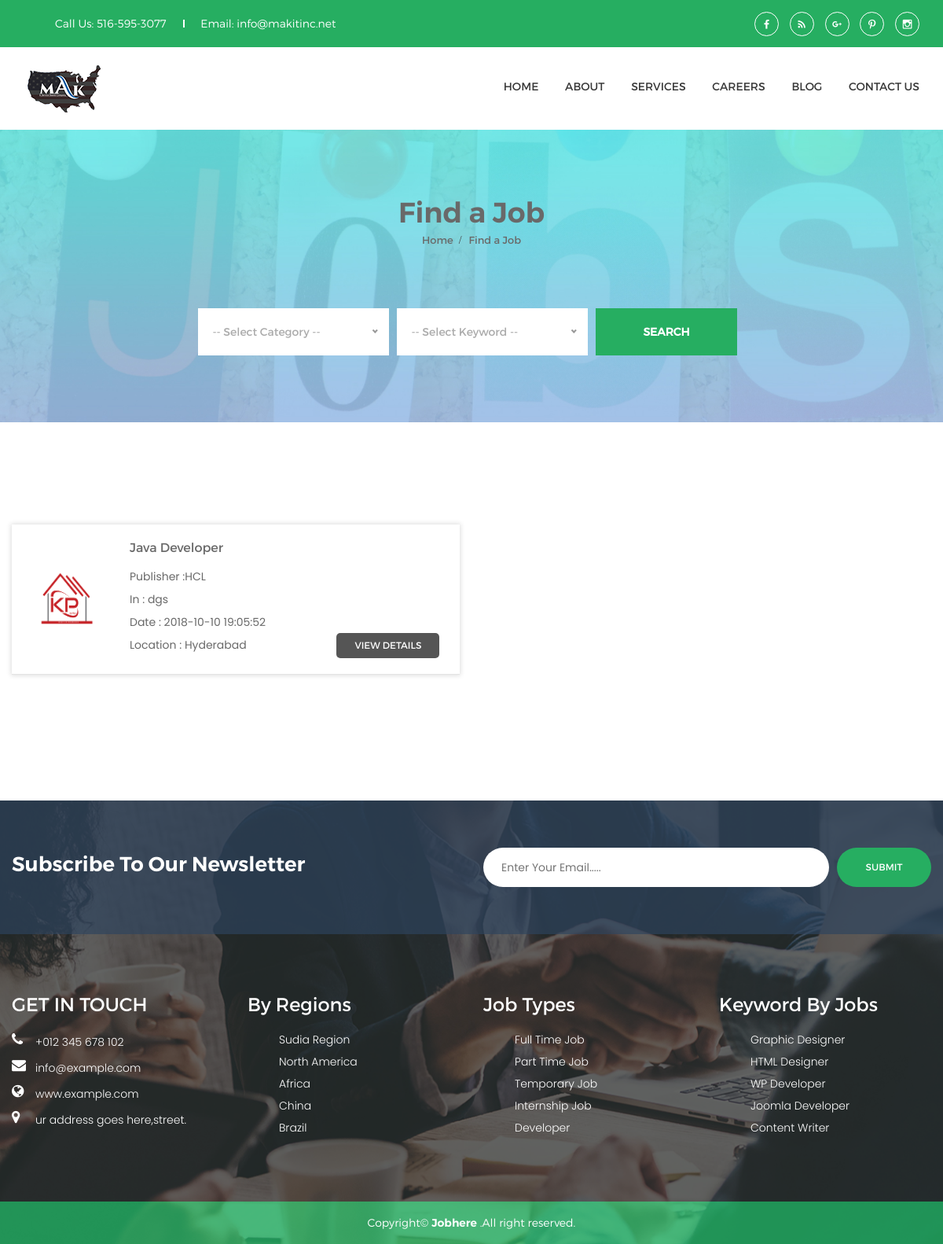
The app's page /job-board.php with its own data.
### tables this page shows
CREATE TABLE `posts` (
  `id` int(11) NOT NULL,
  `location` int(100) NOT NULL,
  `keyword` int(11) NOT NULL,
  `image` varchar(100) NOT NULL,
  `categories` int(10) NOT NULL,
  `company_id` int(20) NOT NULL,
  `posted_at` datetime NOT NULL DEFAULT CURRENT_TIMESTAMP,
  `title` varchar(100) NOT NULL,
  `designation` varchar(100) NOT NULL,
  `last_date` date NOT NULL
);

CREATE TABLE `company` (
  `id` int(11) NOT NULL,
  `company_name` varchar(20) NOT NULL
);

CREATE TABLE `location` (
  `id` int(11) NOT NULL,
  `location` varchar(100) NOT NULL
);

### job-board.php (the view, shortened to what this page needs)
<?php
include_once('admin/db_config.php');
?>
<!doctype html>
<html class="no-js" lang="en">
<head>
        <link rel="stylesheet" href="css/bootstrap.min.css">
        <link rel="stylesheet" href="css/nice-select.css">
        <link rel="stylesheet" href="css/core.css">
        <link rel="stylesheet" href="css/shortcode/shortcodes.css">
        <link rel="stylesheet" href="style.css">
        <link rel="stylesheet" href="css/plugins/color.css">
        <link rel="stylesheet" href="css/responsive.css">
    </head>
    <body>
        <div class="as-mainwrapper">
        <header id="sticky-header" class="header-area">
            <div class="header-top">
                <div class="container">
                    <div class="col-md-12">
                        <div class="header-top-list">
                            <ul class="top-contact-list">
                                <li><a href="#">Call Us: 516-595-3077</a></li>
                                <li><a href="#">Email: info@makitinc.net</a></li>
                            </ul>
                            <div class="social-links">
                                <a href="#"><i class="zmdi zmdi-facebook"></i></a>
                                <a href="#"><i class="zmdi zmdi-rss"></i></a>
                                <a href="#"><i class="zmdi zmdi-google-plus"></i></a>
                                <a href="#"><i class="zmdi zmdi-pinterest"></i></a>
                                <a href="#"><i class="zmdi zmdi-instagram"></i></a>
                            </div>
                        </div>
                    </div>
                </div>
            </div>
            <div class="container">
                <div class="row">
                    <div class="col-lg-3">
                        <div class="logo"><a href="index.php"><img src="images/logo/logo.png" alt="JobHere"></a></div>
                    </div>
                    <div class="col-lg-9 d-none d-lg-block">
                        <div class="pull-right">
                            <nav id="primary-menu">
                                <ul class="main-menu text-right">
                                    <li><a href="index.php">Home</a>
                                    </li>
                                    <li><a href="about.html">About</a>
                                    </li>
                                    <li><a href="#">Services</a>
                                    </li>
                                    <li><a href="#">Careers</a>
                                    </li>
                                    <li><a href="blog.php">Blog</a>
                                    </li>
                                    <li><a href="contact.html">Contact Us</a></li>
                                </ul>
                            </nav>
                        </div>
                    </div>
                </div>
            </div>
        </header>
	<?php
	    if ($_SERVER['REQUEST_METHOD'] == 'POST') {
		$category = mysqli_real_escape_string($con, $_POST['category']);
		$keyword  = mysqli_real_escape_string($con, $_POST['keyword']);
		$num_filters = 0;
		$param_str = '';
		$filters = array();
		$query = "SELECT p.*,l.location , c.company_name  FROM posts p JOIN company c ON c.id=p.company_id JOIN location l ON l.id=p.location";
		if (!empty($category)) {
			$query .= " WHERE p.categories = ?";
			$num_filters++;
			$param_str = "s";
			array_push($filters, $category);
		}
		if (!empty($keyword)) {
			$query .= ($num_filters > 0) ? ' AND p.keyword = ? ' : ' WHERE p.keyword = ?';
			$num_filters++;
			$param_str .= "s";
			array_push($filters, $keyword);
		}
		$query .= " ORDER BY id DESC LIMIT 0,9";
		$stmt = mysqli_stmt_init($con);
		mysqli_stmt_prepare($stmt, $query);
		mysqli_stmt_bind_param($stmt, $param_str, $filters);
	    } else {
		$query = "SELECT p.*,l.location , c.company_name  FROM posts p JOIN company c ON c.id=p.company_id JOIN location l ON l.id=p.location ORDER BY id DESC LIMIT 0,9";
		$stmt = mysqli_stmt_init($con);
		mysqli_stmt_prepare($stmt, $query);
	    }
            mysqli_stmt_execute($stmt);
	    $posts = mysqli_stmt_get_result($stmt);
	?>
            <div class="breadcrumb-banner-area pt-94 pb-85 bg-3">
                <div class="container">
                    <div class="row">
                        <div class="col-md-12">
                            <div class="breadcrumb-text">
                                <h2 class="text-center">Find a Job</h2>
                                <div class="breadcrumb-bar">
                                    <ul class="breadcrumb text-center m-0">
                                        <li><a href="index.php">Home</a></li>
                                        <li>Find a Job</li>
                                    </ul>
                                </div>
                            </div>
                            <div class="job-search-content text-center brd-style">
                                <form  method="post" action="<?php echo $_SERVER['PHP_SELF']; ?>">
                                    <div class="form-container">
                                        <div class="box-select">
                                            <div class="select">
                                            </div>
                                            <div class="select">
                                            </div>
                                            <div class="select"> <button type="submit">Search</button> </div>
                                        </div>
                                    </div>
                                </form>
                            </div>
                        </div>
                    </div>
                </div>
            </div>
            <div class="job-post-area ptb-130 ptb-sm-60">
                <div class="container">
                    <div class="all-job-post">
                        <div class="tab-content">
                            <div class="tab-pane active" id="featured">
                                <div class="row">
                                <?php while($pln = mysqli_fetch_array($posts)) { ?>
                                    <div class="col-md-6">
                                        <div class="single-job-post">
                                             <div class="img-icon">
                                                <img src="admin/images/<?php echo $pln['image']; ?>" alt="" style="height:100px;width:100px;">
                                            </div>
                                            <div class="address">
                                                <h6><?php echo $pln['title']; ?></h6>
                                                <p>Publisher :<?php echo $pln['company_name']; ?></p>
                                                <p>In : <?php echo $pln['designation']; ?></p>
                                                <p>Date : <?php echo $pln['posted_at']; ?></p>
                                                <p>Location : <?php echo $pln['location']; ?></p>
                                            </div>
                                            <div class="button-box"><a href="job_details.php?id=<?php echo $pln['id']; ?>" class="button button-black">View Details</a></div>
                                        </div>
                                    </div>
                                    <?php } ?>
                                </div>
                            </div>
                            </div>
                        </div>
                    </div>
                </div>
            </div>
            <footer class="footer-area">
                <div class="footer-top bg-opacity-dark-blue-90 ptb-60">
                    <div class="container">
                        <div class="row">
                            <div class="col-md-6 pb-sm-30">
                                <div class="subscribe-text">
                                    <h3>Subscribe To Our Newsletter</h3>
                                </div>
                            </div>
                            <div class="col-md-6">
                                <div class="subscribe-form">
                                    <input type="email" name="email" id="eamil" placeholder="Enter Your Email.....">
                                    <button>Submit</button>
                                </div>
                            </div>
                        </div>
                    </div>
                </div>
                <div class="footer-widget-area ptb-80 pb-sm-30">
                    <div class="container">
                        <div class="row">
                            <div class="col-lg-3 col-md-5">
                                <div class="single-footer-widget">
                                    <h3 class="text-white mb-26">GET IN TOUCH</h3>
                                    <span class="text-white mb-9"><i class="fa fa-phone"></i>+012 345 678 102 </span>
                                    <span class="text-white mb-9"><i class="fa fa-envelope"></i>info@example.com</span>
                                    <span class="text-white mb-9"><i class="fa fa-globe"></i>www.example.com</span>
                                    <span class="text-white mb-9"><i class="fa fa-map-marker"></i>ur address goes here,street.</span>
                                </div>
                            </div>
                            <div class="col-lg-3 col-md-3">
                                <div class="single-footer-widget">
                                    <h3 class="text-white mb-21">By Regions</h3>
                                    <ul class="footer-list">
                                        <li><a href="#">Sudia Region</a></li>
                                        <li><a href="#">North America</a></li>
                                        <li><a href="#">Africa</a></li>
                                        <li><a href="#">China</a></li>
                                        <li><a href="#">Brazil</a></li>
                                    </ul>
                                </div>
                            </div>
                            <div class="col-lg-3 d-md-none d-lg-block">
                                <div class="single-footer-widget">
                                    <h3 class="text-white mb-21">Job Types</h3>
                                    <ul class="footer-list">
                                        <li><a href="#">Full Time Job</a></li>
                                        <li><a href="#">Part Time Job</a></li>
                                        <li><a href="#">Temporary Job</a></li>
                                        <li><a href="#">Internship Job</a></li>
                                        <li><a href="#">Developer</a></li>
                                    </ul>
                                </div>
                            </div>
                            <div class="col-lg-3 col-md-4">
                                <div class="single-footer-widget">
                                    <h3 class="text-white mb-21">Keyword By Jobs</h3>
                                    <ul class="footer-list">
                                        <li><a href="#">Graphic Designer</a></li>
                                        <li><a href="#">HTML Designer</a></li>
                                        <li><a href="#">WP Developer</a></li>
                                        <li><a href="#">Joomla Developer</a></li>
                                        <li><a href="#">Content Writer</a></li>
                                    </ul>
                                </div>
                            </div>
                        </div>
                    </div>
                </div>
                <div class="copyright-area text-center ptb-20">
                    <div class="container">
                        <div class="row">
                            <div class="col-md-12">
                                <div class="footer-text">
                                    <span class="text-white block">
                                        Copyright&copy;
                                        <a href="#">Jobhere</a>
                                        .All right reserved.
                                    </span>
                                </div>
                            </div>
                        </div>
                    </div>
                </div>
            </footer>
    </body>
</html>

### records on screen
posts: image (picture), title "Java Developer", company.company_name "HCL", designation "dgs", posted_at "2018-10-10 19:05:52", location.location "Hyderabad"
